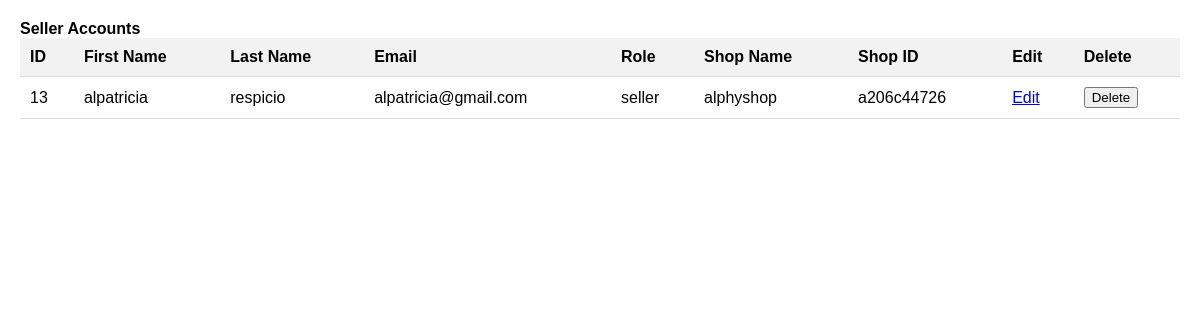
The app's page /view_sellers with its own data.
### tables this page shows
CREATE TABLE "seller_account" (
	"id"	INTEGER,
	"first_name"	TEXT,
	"last_name"	TEXT,
	"email"	TEXT,
	"password"	TEXT,
	"role"	TEXT,
	"shop_name"	TEXT,
	"location"	TEXT,
	"phone_number"	TEXT,
	"session_id"	TEXT,
	"image_filename"	TEXT,
	"shop_id"	TEXT,
	"wallet_balance"	REAL,
	PRIMARY KEY("id" AUTOINCREMENT)
);

### app.py (the view)
@app.route('/view_sellers', methods=['GET'])
def view_sellers():
    conn = get_db()
    cursor = conn.cursor()
    cursor.execute('SELECT id, first_name, last_name, email, role, shop_name, shop_id FROM seller_account')
    sellers = cursor.fetchall()
    cursor.close()
    return render_template('view_sellers.html', sellers=sellers)

### app.py (called while the page is built)
def get_db():
    if 'db' not in g:
        g.db = sqlite3.connect('users.db')
    return g.db

@app.teardown_appcontext
def close_connection(exception):
    db = getattr(g, 'db', None)  # Use 'db' instead of '_database'
    if db is not None:
        db.close()

### templates/view_sellers.html (shortened to what this page needs)
<!DOCTYPE html>
<html lang="en">
<head>
</head>
<body>
    <div class="container-fluid">
        <div class="row">
            <div class="col-lg-6">
                <div class="block margin-bottom-sm">
                    <div class="title"><strong>Seller Accounts</strong></div>
                    <div class="table-responsive">
                        <table class="table">
                            <thead>
                                <tr>
                                    <th>ID</th>
                                    <th>First Name</th>
                                    <th>Last Name</th>
                                    <th>Email</th>
                                    <th>Role</th>
                                    <th>Shop Name</th>
                                    <th>Shop ID</th>
                                    <th>Edit</th>
                                    <th>Delete</th>
                                </tr>
                            </thead>
                            <tbody>
                                {% for seller in sellers %}
                                <tr>
                                    <td>{{ seller[0] }}</td>
                                    <td>{{ seller[1] }}</td>
                                    <td>{{ seller[2] }}</td>
                                    <td>{{ seller[3] }}</td>
                                    <td>{{ seller[4] }}</td>
                                    <td>{{ seller[5] }}</td>
                                    <td>{{ seller[6] }}</td>
                                    <td>
                                        <a href="{{ url_for('edit_seller', seller_id=seller[0]) }}" class="btn btn-info">Edit</a>
                                    </td>
                                    <td>
                                        <form action="{{ url_for('delete_seller', seller_id=seller[0]) }}" method="POST">
                                            <button type="submit" class="btn btn-danger">Delete</button>
                                        </form>
                                    </td>
                                </tr>
                                {% endfor %}
                            </tbody>
                        </table>
                    </div>
                </div>
            </div>
        </div>
    </div>
</body>
</html>

### templates/view_sellers.html (style rules this page uses)
body { font-family: Arial, sans-serif; margin: 0; padding: 20px; }
table { width: 100%; border-collapse: collapse; }
th, td { padding: 10px; text-align: left; border-bottom: 1px solid #ddd; }
th { background-color: #f2f2f2; }

### records on screen
seller_account: id "13", first_name "alpatricia", last_name "respicio", email "alpatricia@gmail.com", role "seller", shop_name "alphyshop", shop "a206c44726"
